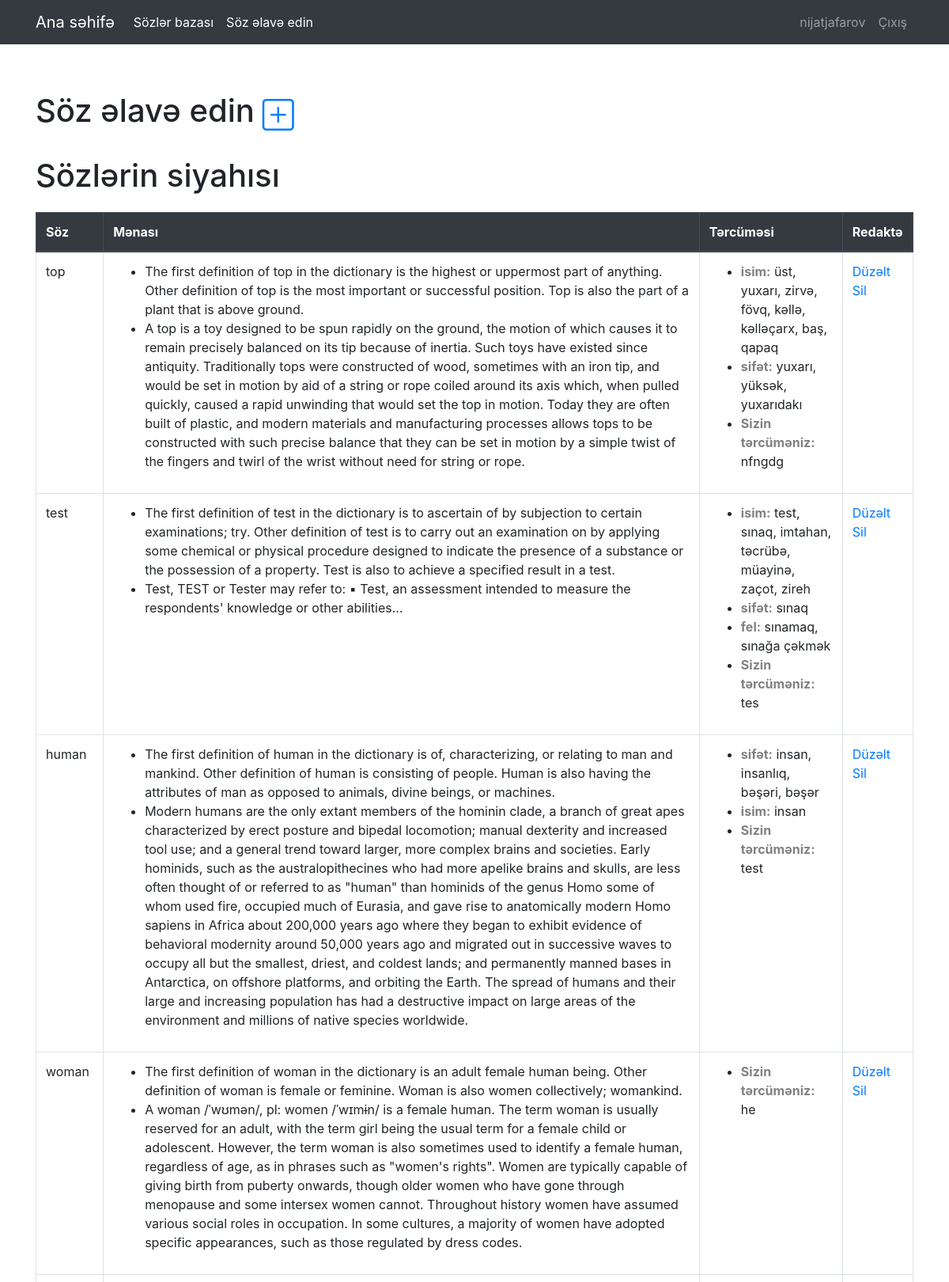
Page /source/ (signed in, upper part) on the committed database.
### DictApp/models.py (models this page shows)
class Word(models.Model):
    name = models.CharField(max_length=50)
    author_translation = models.CharField(max_length=50)
    author = models.ForeignKey(User, on_delete=models.CASCADE)

class Definition(models.Model):
    name = models.CharField(max_length=50)
    word = models.ForeignKey(Word, on_delete=models.CASCADE)

class Translation(models.Model):
    name = models.CharField(max_length=50)
    part_of_speech = models.CharField(max_length=50)
    word = models.ForeignKey(Word, on_delete=models.CASCADE)

### DictApp/views.py (the view)
# urls.py: path('source/', views.source, name='client-source'),
@login_required
def source(request):
    words = Word.objects.filter(author = request.user).order_by('-id')
    return render(request, 'app/source.html', {'words': words})

### DictApp/templates/app/source.html
{% extends 'app/base.html' %}
{% block content %}
    <div style="display: flex; margin-bottom: 2%;">
        <h1>Söz əlavə edin</h1>
        <a style="font-size: 2.5em; margin-left: 10px;" href="{% url 'create-word' %}"><i class="bi bi-plus-square"></i></a>
    </div>
        <h1 style="margin-bottom: 2%;">Sözlərin siyahısı</h1>
        <table style="margin-bottom: 5%;" class="table table-bordered">
        <thead class="thead-dark">
            <tr>
            <th scope="col">Söz</th>
            <th scope="col">Mənası</th>
            <th scope="col">Tərcüməsi</th>
            <th scope="col">Redaktə</th>
            </tr>
        </thead>
        <tbody>
            {% for word in words %}
            <tr>
                <td>{{ word.name }}</td>
                <td>
                    <ul>
                        {% for definition in word.definition_set.all %}
                            {% if definition.name != '' %}
                                <li>{{ definition.name }}</li>
                            {% endif %}
                        {% endfor %}
                    </ul>
                </td>
                <td>
                    <ul>
                        {% for translation in word.translation_set.all %}
                            <li><b style="color: #818182;">{{translation.part_of_speech}}:</b> {{ translation.name }}</li>
                        {% endfor %}
                        {% if word.author_translation != '' %}
                            <li><b style="color: #818182;">Sizin tərcüməniz:</b> {{ word.author_translation }}</li>
                        {% endif %}
                    </ul>
                </td>
                <td>
                    <a href="{% url 'update-word' word.id %}">Düzəlt</a>
                    <a href="{% url 'delete-word' word.id %}">Sil</a>
                </td>
            </tr>
            {% endfor %}
        </tbody>
    </table>
{% endblock content %}

### DictApp/templates/app/base.html (shortened to what this page needs)
{% load static %}
<!DOCTYPE html>
<html lang="en">
<head>
    <link rel="stylesheet" href="https://cdn.jsdelivr.net/npm/bootstrap-icons@1.4.1/font/bootstrap-icons.css">
    <link rel="stylesheet" href="https://stackpath.bootstrapcdn.com/bootstrap/4.4.1/css/bootstrap.min.css">
</head>
<body>
  <nav class="navbar navbar-expand-lg navbar-dark bg-dark">
    <div class="container">
      <a class="navbar-brand" href="{% url 'client-home' %}">Ana səhifə</a>
      <div class="collapse navbar-collapse" id="navbarText">
        <ul class="navbar-nav mr-auto">
          <li class="nav-item active">
            <a class="nav-link" href="{% url 'client-source' %}">Sözlər bazası<span class="sr-only">(current)</span></a>
          </li>
          <li class="nav-item active">
            <a class="nav-link" href="{% url 'create-word' %}">Söz əlavə edin<span class="sr-only">(current)</span></a>
          </li>
        </ul>
        <ul class="navbar-nav mr-0">
          {% if user.is_authenticated %}
          <li class="nav-item">
            <p style="margin: 0;" class="nav-link">{{ user.username }}</p>
          </li>
          <li class="nav-item">
            <a class="nav-link" href="{% url 'logout' %}">Çıxış</a>
          </li>
          {% endif %}
        </ul>
      </div>
    </div>
  </nav>
    <div class="container-full">
        <div style="margin: 5% auto 10% auto;" class="container">
          {% block content %}}{{% endblock content %}
          </div>
    </div>
</body>
</html>

### rows in the picture
Word: name "top", author_translation "nfngdg"
Definition: name "The first definition of top in the dictionary is the highest or uppermost part of anything. Other definition of top is the most important or successful position. Top is also the part of a plant that is above ground."
Definition: name "A top is a toy designed to be spun rapidly on the ground, the motion of which causes it to remain precisely balanced on its tip because of inertia. Such toys have existed since antiquity. Traditionally tops were constructed of wood, sometimes with an iron tip, and would be set in motion by aid of a string or rope coiled around its axis which, when pulled quickly, caused a rapid unwinding that would set the top in motion. Today they are often built of plastic, and modern materials and manufacturing processes allows tops to be constructed with such precise balance that they can be set in motion by a simple twist of the fingers and twirl of the wrist without need for string or rope."
Word: name "test", author_translation "tes"
Definition: name "The first definition of test in the dictionary is to ascertain of by subjection to certain examinations; try. Other definition of test is to carry out an examination on by applying some chemical or physical procedure designed to indicate the presence of a substance or the possession of a property. Test is also to achieve a specified result in a test."
Definition: name "Test, TEST or Tester may refer to: ▪ Test, an assessment intended to measure the respondents' knowledge or other abilities..."
Word: name "human", author_translation "test"
Definition: name "The first definition of human in the dictionary is of, characterizing, or relating to man and mankind. Other definition of human is consisting of people. Human is also having the attributes of man as opposed to animals, divine beings, or machines."
Definition: name "Modern humans are the only extant members of the hominin clade, a branch of great apes characterized by erect posture and bipedal locomotion; manual dexterity and increased tool use; and a general trend toward larger, more complex brains and societies. Early hominids, such as the australopithecines who had more apelike brains and skulls, are less often thought of or referred to as \"human\" than hominids of the genus Homo some of whom used fire, occupied much of Eurasia, and gave rise to anatomically modern Homo sapiens in Africa about 200,000 years ago where they began to exhibit evidence of behavioral modernity around 50,000 years ago and migrated out in successive waves to occupy all but…"
Word: name "woman", author_translation "he"
Definition: name "The first definition of woman in the dictionary is an adult female human being. Other definition of woman is female or feminine. Woman is also women collectively; womankind."
Definition: name "A woman /ˈwʊmən/, pl: women /ˈwɪmɨn/ is a female human. The term woman is usually reserved for an adult, with the term girl being the usual term for a female child or adolescent. However, the term woman is also sometimes used to identify a female human, regardless of age, as in phrases such as \"women's rights\". Women are typically capable of giving birth from puberty onwards, though older women who have gone through menopause and some intersex women cannot. Throughout history women have assumed various social roles in occupation. In some cultures, a majority of women have adopted specific appearances, such as those regulated by dress codes."

### other values in the picture
{{ user.username }} "nijatjafarov"
